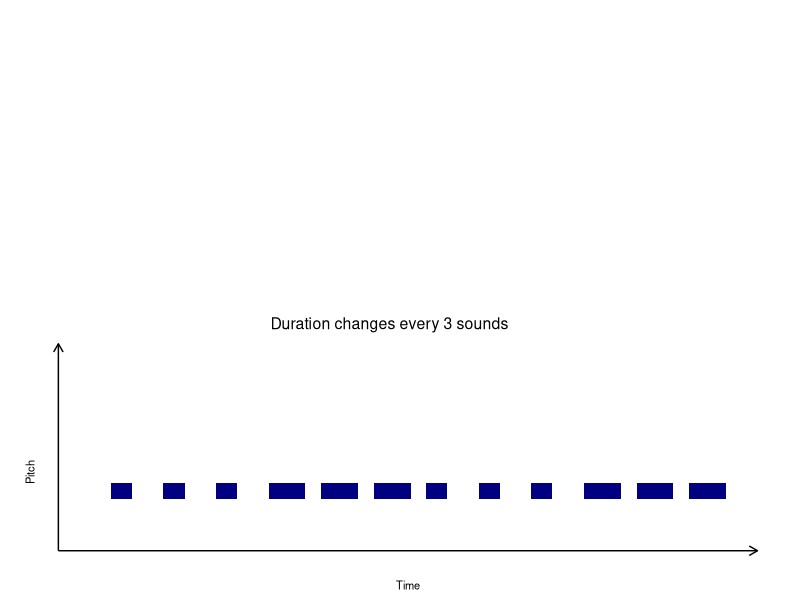
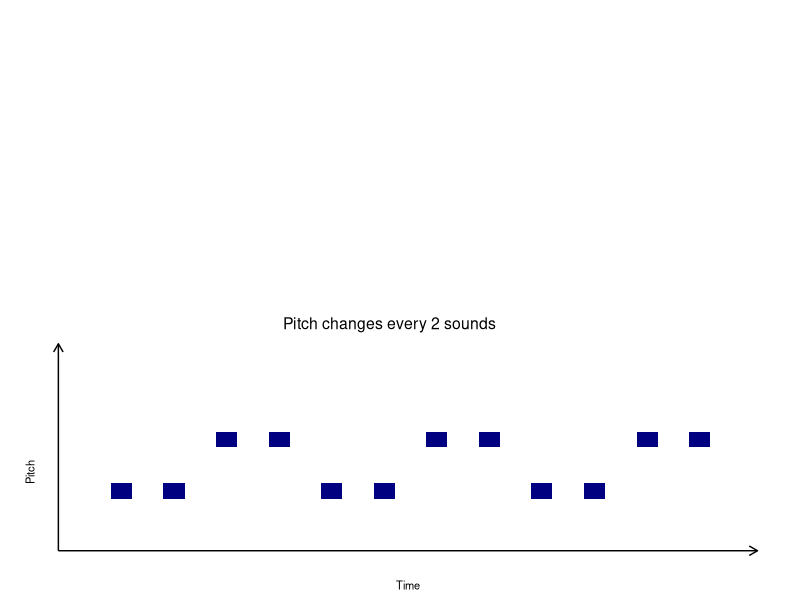
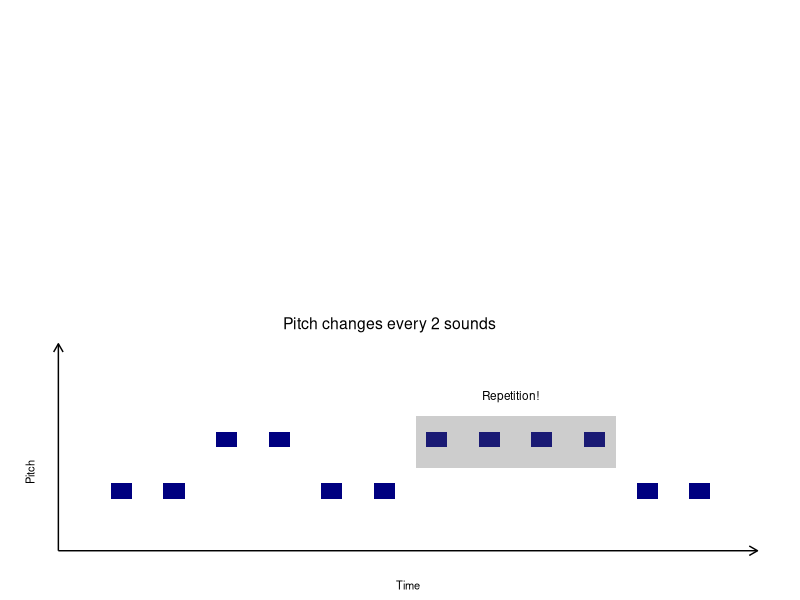
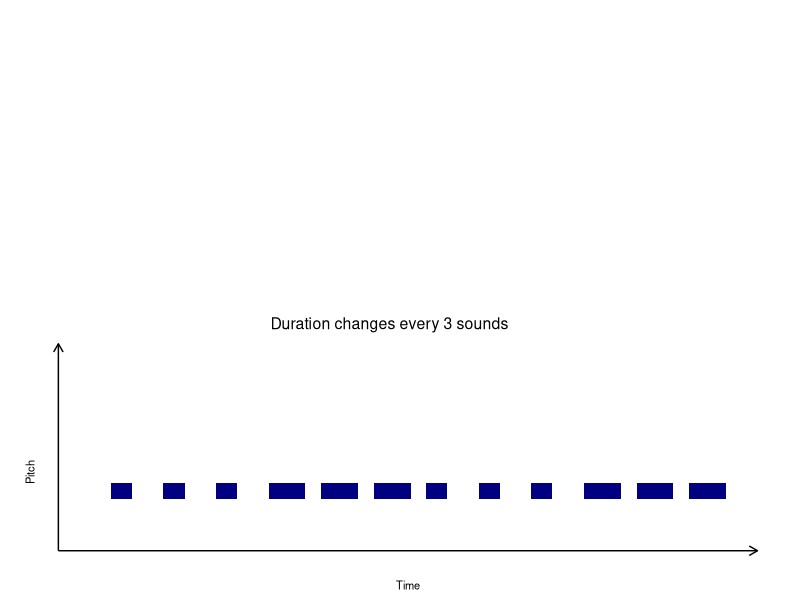
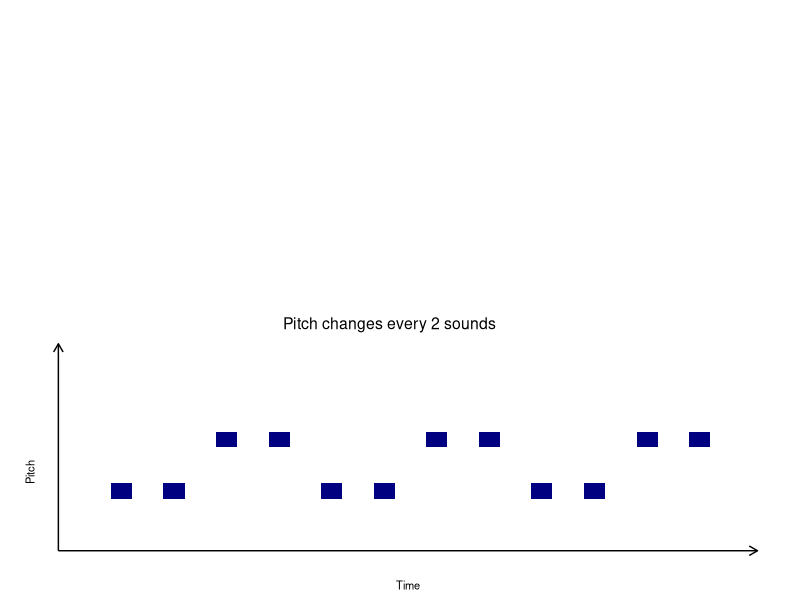
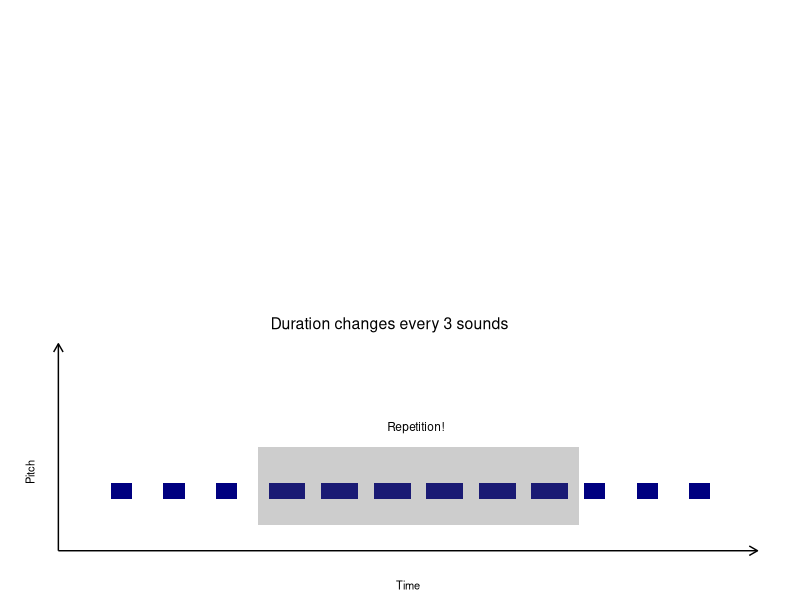
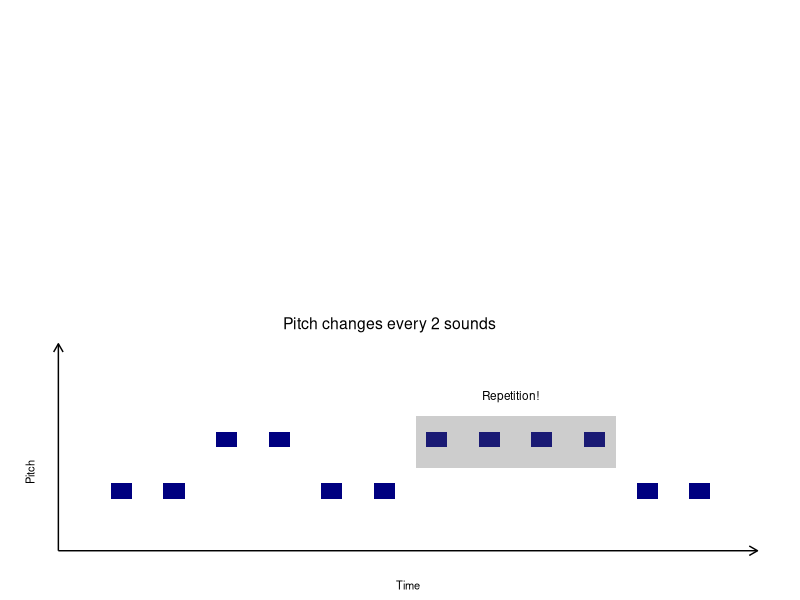

The R script that drew these images, in order:
library(ggplot2)
library(grid)

# This script creates a set of example figures
# You will want to change these figures to match your examples
# You can also modify this script to create examples where pitch changes at one rhythm and duration at another
# Enjoy!

# Duration 3, Pitch 0
x1 = seq(0.5,6,0.5)
x2 = x1 + rep( c(rep(0.2,3),rep(0.35,3)), length(x1)/6)
y1 = rep(0.05,12) # No pitch change 
y2 = y1 + 0.015

dur=data.frame(x1,x2,y1,y2)

# Duration 3, Pitch 0 (with repetition)
x1 = seq(0.5,6,0.5)
x2 = x1 + c( rep(0.2,3), rep(0.35,6), rep (0.2,3))
y1 = rep(0.05,12) # No pitch change 
y2 = y1 + 0.015

dur_rep=data.frame(x1,x2,y1,y2)

# Pitch 2, Duration 0 
x1 = seq(0.5,6,0.5)
x2 = x1 + rep(0.2,length(x1)) # No duration change
y1 = rep( c(rep(0.05,2),rep(0.1,2)), length(x1)/4)
y2 = y1 + 0.015

pitch=data.frame(x1,x2,y1,y2)

# Pitch 2, Duration 0 (with repetition)
x1 = seq(0.5,6,0.5)
x2 = x1 + rep(0.2,length(x1)) # No duration change
y1 = c( rep(0.05,2), rep(0.1,2), rep(0.05,2),rep(0.1,4), rep(0.05,2))
y2 = y1 + 0.015

pitch_rep=data.frame(x1,x2,y1,y2)

# Duration Plot
p1 <- ggplot() + 
  scale_x_continuous(name="Time", limits = c(0,6.65),breaks = NULL) + 
  scale_y_continuous(name="Pitch",limits = c(0,0.5), breaks = NULL) +
  geom_rect(data=dur, mapping=aes(xmin=x1, xmax=x2, ymin=y1, ymax=y2),fill='navyblue')+ 
  theme_classic() + 
  theme(legend.title = element_text(angle = 270),
        legend.title.align = 0.5,
        axis.line.y = element_blank(),
        axis.line.x = element_blank(),
        axis.title = element_text(size = 8),
        axis.title.y = element_text(hjust=0.17, vjust = -5))

p1 <- p1 + geom_segment(aes(x = 0, y = 0, xend = 6.65, yend = 0),
                        arrow = arrow(length = unit(0.24, "cm")))+
  geom_segment(aes(x = 0, y = 0, xend = 0, yend = 0.2),
               arrow = arrow(length = unit(0.24, "cm")))+
  annotate("text", x = 3.15, y = 0.22, label = "Duration changes every 3 sounds", size = 4)

plot(p1)

png(filename = "pitch0_dur3_figure.png", width = 1600, height = 800, units = "px", res = 300)
plot(p1)
dev.off()

# Pitch Plot
p2 <- ggplot() + 
  scale_x_continuous(name="Time", limits = c(0,6.65),breaks = NULL) + 
  scale_y_continuous(name="Pitch",limits = c(0,0.5), breaks = NULL) +
  geom_rect(data=pitch, mapping=aes(xmin=x1, xmax=x2, ymin=y1, ymax=y2),fill='navyblue')+ 
  theme_classic() + 
  theme(legend.title = element_text(angle = 270),
        legend.title.align = 0.5,
        axis.line.y = element_blank(),
        axis.line.x = element_blank(),
        axis.title = element_text(size = 8),
        axis.title.y = element_text(hjust=0.17, vjust = -5))

p2 <- p2 + geom_segment(aes(x = 0, y = 0, xend = 6.65, yend = 0),
                        arrow = arrow(length = unit(0.24, "cm")))+
  geom_segment(aes(x = 0, y = 0, xend = 0, yend = 0.2),
               arrow = arrow(length = unit(0.24, "cm")))+
  annotate("text", x = 3.15, y = 0.22, label = "Pitch changes every 2 sounds", size = 4)

plot(p2)

png(filename = "pitch2_dur0_figure.png", width = 1600, height = 800, units = "px", res = 300)
plot(p2)
dev.off()

# Duration Plot (Repetition)
p3 <- ggplot() + 
  scale_x_continuous(name="Time", limits = c(0,6.65),breaks = NULL) + 
  scale_y_continuous(name="Pitch",limits = c(0,0.5), breaks = NULL) +
  geom_rect(data=dur_rep, mapping=aes(xmin=x1, xmax=x2, ymin=y1, ymax=y2),fill='navyblue')+ 
  theme_classic() + 
  theme(legend.title = element_text(angle = 270),
        legend.title.align = 0.5,
        axis.line.y = element_blank(),
        axis.line.x = element_blank(),
        axis.title = element_text(size = 8),
        axis.title.y = element_text(hjust=0.17, vjust = -5))

p3 <- p3 + geom_segment(aes(x = 0, y = 0, xend = 6.65, yend = 0),
                        arrow = arrow(length = unit(0.24, "cm")))+
  geom_segment(aes(x = 0, y = 0, xend = 0, yend = 0.2),
               arrow = arrow(length = unit(0.24, "cm")))+
  annotate("text", x = 3.15, y = 0.22, label = "Duration changes every 3 sounds", size = 4)+
  annotate("rect", xmin = 1.9, xmax = 4.95, ymin = 0.025, ymax = 0.1,
           alpha = .3)+
  annotate("text", x = 3.4, y = 0.12, label = "Repetition!", size = 3)

png(filename = "pitch0_dur3_repetition_figure.png", width = 1600, height = 800, units = "px", res = 300)
plot(p3)
dev.off()


# Pitch Plot (Repetition)
p4 <- ggplot() + 
  scale_x_continuous(name="Time", limits = c(0,6.65),breaks = NULL) + 
  scale_y_continuous(name="Pitch",limits = c(0,0.5), breaks = NULL) +
  geom_rect(data=pitch_rep, mapping=aes(xmin=x1, xmax=x2, ymin=y1, ymax=y2),fill='navyblue')+ 
  theme_classic() + 
  theme(legend.title = element_text(angle = 270),
        legend.title.align = 0.5,
        axis.line.y = element_blank(),
        axis.line.x = element_blank(),
        axis.title = element_text(size = 8),
        axis.title.y = element_text(hjust=0.17, vjust = -5))

p4 <- p4 + geom_segment(aes(x = 0, y = 0, xend = 6.65, yend = 0),
                        arrow = arrow(length = unit(0.24, "cm")))+
  geom_segment(aes(x = 0, y = 0, xend = 0, yend = 0.2),
               arrow = arrow(length = unit(0.24, "cm")))+
  annotate("text", x = 3.15, y = 0.22, label = "Pitch changes every 2 sounds", size = 4)+
  annotate("rect", xmin = 3.4, xmax = 5.3, ymin = 0.08, ymax = 0.13,
           alpha = .3)+
  annotate("text", x = 4.3, y = 0.15, label = "Repetition!", size = 3)

plot(p4)

png(filename = "pitch2_dur0_repetition_figure.png", width = 1600, height = 800, units = "px", res = 300)
plot(p4)
dev.off()


